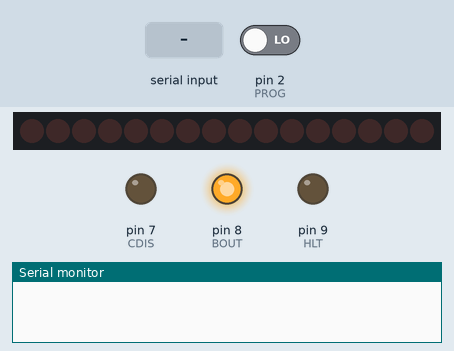
A program run on a simulated Arduino Nano, built with avr-gcc and run on an emulated ATmega328P. On the bench: 16 shift-register outputs drawn as a row of LEDs (first output left, lit = HIGH), output pins drawn as LEDs (lit = HIGH), the last lines printed to the serial monitor. Wiring (inferred from the names in the program): 2 × shift register (74HC595): data pin 4; shift clock pin 3; latch pin 5. Wiring (inferred from the signals the program sends): row of LEDs: on Q0, Q1, Q2, Q3, Q4, Q5, Q6, Q7, Q8, Q9, Q10, Q11, Q12, Q13, Q14, Q15. Inputs (shaded band) come from the test bench; at power-on: pin 2 (PROG) LOW. Pins used as bus, display or sensor lines are not drawn.

Above: at 1.2 s.
1.3 s: pin 2 (PROG) driven HIGH
At 2.5 s:
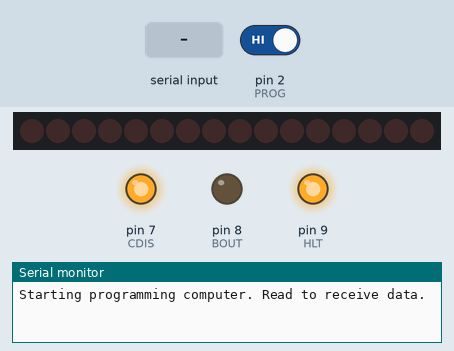
2.9 s: "d\n" received over Serial
At 3.9 s:
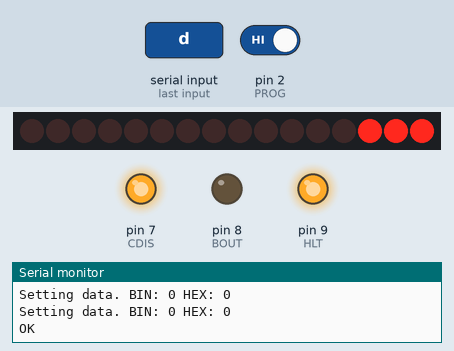
4.8 s: "i\n" received over Serial
At 6.4 s:
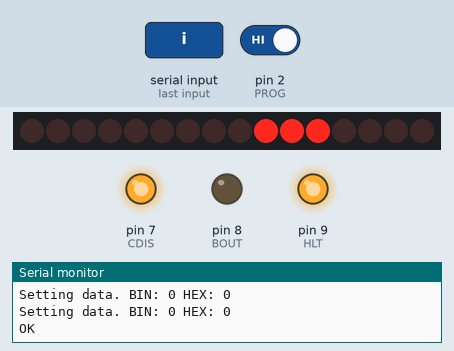
6.7 s: "Done\n" received over Serial
At 7.8 s:
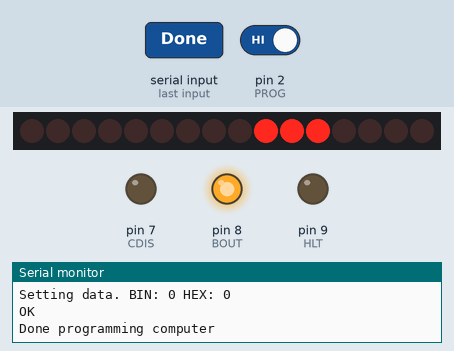
Timing chart, 0 to 9.2 s (numbered marks = the images above; inputs shaded):
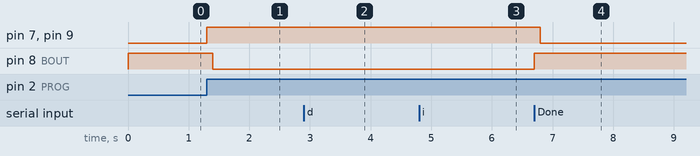

The program:

main.cpp
```cpp
//************************************************************************************
// Include libraries
#include <Arduino.h>
//************************************************************************************
// Control line pinout
#define RESET 6 // Master reset, active HIGH
#define CLOCK 5 // Override clock, active HIGH
#define CDIS 7 // Control logic disable, active HIGH
#define BOUT 8 // BUS out, active LOW
#define HLT 9 // Halt clock, stop computer
// Serial shift definitions
#define SO 4 // Serial out
#define SC 3 // Serial clock
// Button pinout
#define PROG 2 // Program button
// Computer data bitness
#define dataBitLevel uint8_t
// Computer address bitness
#define addressBitLevel uint8_t

const static uint8_t ramTypeLocation = 0;
const static uint8_t addressLocation = 5;
const static uint8_t data0Location = 11;
const static uint8_t data1Location = 17;
const static uint8_t data2Location = 23;
const static uint8_t data3Location = 29;

const static uint8_t addressLength = 2;
const static uint8_t dataLength = 2;

const static uint8_t decCharI = 105; // Char i is 105 decimal
const static uint8_t decCharD = 100; // Char d is 100 decimal
/*
* Shift 1
* QA => B0
* QB => B1
* QC => B2
* QD => B3
* QE => B4
* QF => B5
* DG => B6
* DH => B7
* Shift 2
* QA => IR
* QB => II
* QC => IA
* QD => IB
* QE => DR
* QF => DI
* DG => DA
* DH => DB
* Decimal to save to instruction address register: 1, bin 00000001
* Decimal to save to instruction memory: 2, bin 00000010
* Decimal to save to instruction memory alt 1: 6, bin 00000110
* Decimal to save to instruction memory alt 2: 10, bin 00001010
* Decimal to save to instruction memory alt 3: 14, bin 00001110
* Decimal to save to data address register: 16, bin 00010000
* Decimal to save to data memory: 32, bin 00100000
* Decimal to save to data memory alt 1: 96, bin 01100000
* Decimal to save to data memory alt 2: 160, bin 10100000
* Decimal to save to data memory alt 3: 224, bin 11100000
*/
const static uint8_t iAddr = 1;
const static uint8_t iData0 = 2;
const static uint8_t iData1 = 6;
const static uint8_t iData2 = 10;
const static uint8_t iData3 = 14;
const static uint8_t dAddr = 16;
const static uint8_t dData0 = 32;
const static uint8_t dData1 = 96;
const static uint8_t dData2 = 160;
const static uint8_t dData3 = 224;

const static uint8_t memLocations = 2;
const static uint8_t lineSteps = 5;

const static uint8_t controlLines[memLocations][lineSteps] = {
  {iAddr, iData0, iData1, iData2, iData3},
  {dAddr, dData0, dData1, dData2, dData3}
};
//************************************************************************************
// Global variables
bool doProgram = false;
//************************************************************************************
// Functions
// Interrupt handler
void startProg() {
  detachInterrupt(digitalPinToInterrupt(PROG));
  doProgram = true;
}
// Setup pinout
void setupPinout() {
  // Serial out
  pinMode(SO, OUTPUT);
  pinMode(SC, OUTPUT);
  // Button
  pinMode(PROG, INPUT);
  // Control lines
  pinMode(RESET, OUTPUT);
  pinMode(CLOCK, OUTPUT);
  pinMode(CDIS, OUTPUT);
  digitalWrite(BOUT, HIGH); // Active low
  pinMode(BOUT, OUTPUT);
  pinMode(HLT, OUTPUT);
  // Attach button interrupt
  attachInterrupt(digitalPinToInterrupt(PROG), startProg, RISING);
}
// Convert hex to decimal
uint8_t hexToDecimal(uint8_t hex, uint8_t position) {
  uint8_t sum = 0;
  switch (hex) {
    case 48 ... 57:
      sum = hex - 48;
    break;
    case 65 ... 70:
      sum = (hex - 65) + 10; // 65 is char A, in HEX A = 10, thus + 10
    break;
    default:
      sum = 0;
    break;
  }
  sum = sum << ((position - 1) * 4);
  return sum;
}
// Convert part of string to decimal value
uint8_t getDecimalFromHEXString(String input, uint8_t startLocation, uint8_t length) {
  uint8_t decimal = 0;
  Serial.print("DecToHex got input string: ");
  Serial.println(input);
  for (uint8_t i = 0; i < length; i++) {
    decimal = decimal + hexToDecimal(input[startLocation + i], length - i);
  }
  return decimal;
}
// Get ram location (instruction or data)
uint8_t getRamLocation(uint8_t ramType) {
    if (ramType == decCharI) {
      return 0; // Save to instruction memory
    } else if (ramType == decCharD) {
      return 1; // Save to data memory
    } else { // Invalid type...
      for (;;) {
        // Imma stop you right there...
      }
    }
}
// Pulse clock
void pulseClock() {
  digitalWrite(CLOCK, HIGH);
  delay(10);
  digitalWrite(CLOCK, LOW);
}
// Set data and control
void shiftOutAndSet(uint8_t data, uint8_t control) {
  // Shift out data
  Serial.print("Setting data. BIN: ");
  Serial.print(data, BIN);
  Serial.print(" HEX: ");
  Serial.println(data, HEX);
  shiftOut(SO, SC, MSBFIRST, control); // Control signal
  shiftOut(SO, SC, MSBFIRST, data); // Bus data
  delay(100);
  // Pulse clock
  pulseClock();
}
// Stop computer
void haltComputer() {
  digitalWrite(CDIS, HIGH); // Disable control logic
  digitalWrite(HLT, HIGH); // Stop clock
  digitalWrite(RESET, HIGH); // Pulse reset
  delay(100);
  digitalWrite(RESET, LOW);
  digitalWrite(BOUT, LOW); // Enable output to computer bus from shift registers
}
// Start computer
void startComputer() {
  shiftOut(SO, SC, MSBFIRST, 0); // Control signal
  shiftOut(SO, SC, MSBFIRST, 0); // Bus data
  digitalWrite(BOUT, HIGH); // Disable output to computer bus from shift registers
  digitalWrite(RESET, HIGH); // Pulse reset
  delay(100);
  digitalWrite(RESET, LOW);
  digitalWrite(HLT, LOW); // Release halt signal
  digitalWrite(CDIS, LOW); // Enable control logic
}
// Get address and data for each line of program data
void programComputer(String input) {
  Serial.print("Programming line: ");
  Serial.println(input);
  uint8_t programLine[lineSteps + 1];
  programLine[0] = getRamLocation((uint8_t)input[0]);
  programLine[1] = getDecimalFromHEXString(input, addressLocation, addressLength);
  programLine[2] = getDecimalFromHEXString(input, data0Location, dataLength);
  programLine[3] = getDecimalFromHEXString(input, data1Location, dataLength);
  programLine[4] = getDecimalFromHEXString(input, data2Location, dataLength);
  programLine[5] = getDecimalFromHEXString(input, data3Location, dataLength);
  for (uint8_t k = 0; k < lineSteps; k++) {
    shiftOutAndSet(programLine[k + 1], controlLines[programLine[0]][k]);
    delay(10);
  }
}
//************************************************************************************
// Setup
void setup() {
  Serial.begin(115200);
  setupPinout();
  shiftOut(SO, SC, MSBFIRST, 0); // Control signal
  shiftOut(SO, SC, MSBFIRST, 0); // Bus data
}
//************************************************************************************
// Main loop
void loop() {
  if (doProgram) {
    Serial.println("Starting programming computer. Read to receive data.");
    haltComputer();
    uint8_t waitForSerial = true;
    while(waitForSerial) {
      if (Serial.available() > 0) {
        String input = Serial.readStringUntil('\n');
        if (input.indexOf("Done") >= 0) {
          waitForSerial = false;
        } else if (input.indexOf("d") >= 0 || input.indexOf("i") >= 0) {
          programComputer(input);
          Serial.println("OK");
        }
      }
    }
    doProgram = false;
    startComputer();
    attachInterrupt(digitalPinToInterrupt(PROG), startProg, RISING);
    Serial.println("Done programming computer");
  }
}
//************************************************************************************
```

Measured:
- after the input at 1.3 s, pin 7 (CDIS), pin 9 (HLT): LOW → HIGH at once; pin 8 (BOUT): HIGH → LOW after 0.10 s
- after the input at 6.7 s, pin 7 (CDIS), pin 9 (HLT): HIGH → LOW after 0.10 s; pin 8 (BOUT): LOW → HIGH at once
